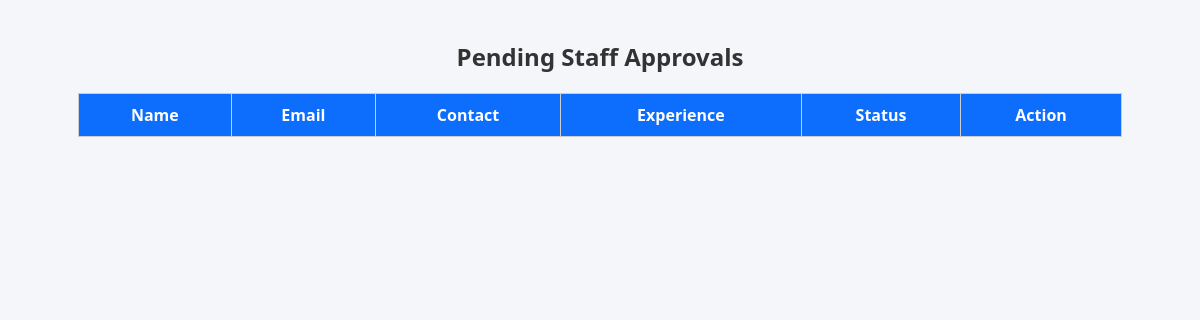
Page /admin/pending-staff (signed in) on the earlier database version.
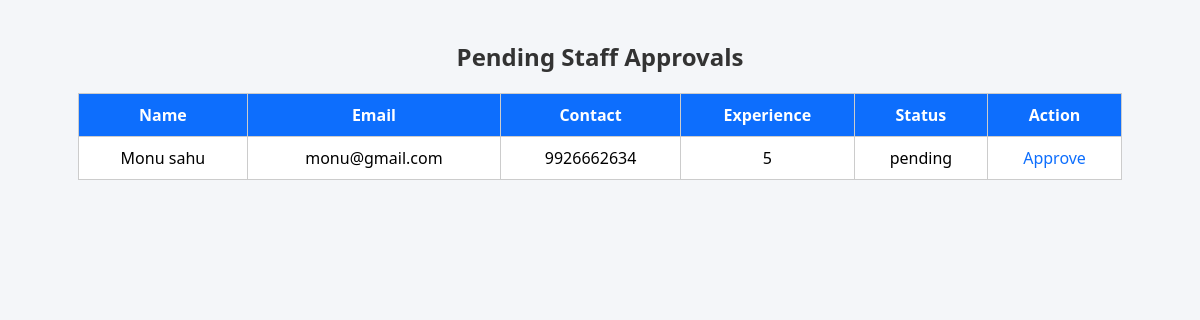
Same page on the later database version.
### models.py (models this page shows)
class StaffProfile(db.Model):
    __tablename__ = "staff_profiles"
    id = db.Column(db.Integer, primary_key=True)
    user_id = db.Column(
        db.Integer,
        db.ForeignKey("users.id"),
        nullable=False,
        unique=True
    )
    contact_number = db.Column(db.String(20))
    experience_years = db.Column(db.Integer)
    approval_status = db.Column(
        db.String(20),
        default="pending"
    )
    assigned_treks = db.relationship(
        "Trek",
        backref="assigned_staff",
        lazy=True
    )

class User(UserMixin,db.Model):
    __tablename__ = "users"
    id = db.Column(db.Integer, primary_key=True)
    username = db.Column(db.String(100), unique=True, nullable=False)
    email = db.Column(db.String(150), unique=True, nullable=False)
    password = db.Column(db.String(255), nullable=False)
    role = db.Column(db.String(20), nullable=False)
    is_active = db.Column(db.Boolean, default=True)
    is_blacklisted = db.Column(db.Boolean, default=False)
    created_at = db.Column(
        db.DateTime,
        default=datetime.utcnow
    )
    bookings = db.relationship(
        "Booking",
        backref="user",
        lazy=True,
        cascade="all, delete-orphan"
    )
    staff_profile = db.relationship(
        "StaffProfile",
        backref="user",
        uselist=False
    )

### app.py (the view)
@app.route("/admin/pending-staff")
def pending_staff():
    if "user_id" not in session:
        return redirect("/login")
    if session["role"] != "admin":
        return "Access Denied"
    pending_staff = StaffProfile.query.filter_by(
        approval_status="pending"
    ).all()
    return render_template(
        "pending_staff.html",
        pending_staff=pending_staff
    )

### templates/pending_staff.html (shortened to what this page needs)
<!DOCTYPE html>
<html>
<head>
    <link
    rel="stylesheet"
    href="{{ url_for('static', filename='css/style.css') }}">
</head>
<body>
    <h2>Pending Staff Approvals</h2>
    <table>
        <tr>
            <th>Name</th>
            <th>Email</th>
            <th>Contact</th>
            <th>Experience</th>
            <th>Status</th>
            <th>Action</th>
        </tr>
        {% for staff in pending_staff %}
        <tr>
            <td>{{ staff.user.username }}</td>
            <td>{{ staff.user.email }}</td>
            <td>{{ staff.contact_number }}</td>
            <td>{{ staff.experience_years }}</td>
            <td>{{ staff.approval_status }}</td>
            <td>
                <a href="/approve/{{ staff.id }}">
                    Approve
                </a>
            </td>
        </tr>
        {% endfor %}
    </table>
</body>
</html>

Differences in the rows shown:
added StaffProfile: user.username "Monu sahu", user.email "monu@gmail.com", contact_number "9926662634", experience_years "5", approval_status "pending"
